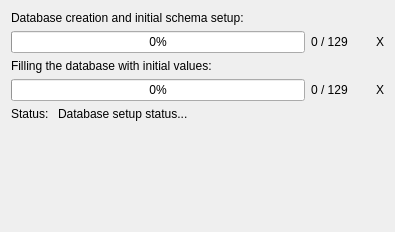
<?xml version="1.0" encoding="UTF-8"?>
<ui version="4.0">
 <class>createDbForm</class>
 <widget class="QWidget" name="createDbForm">
  <property name="geometry">
   <rect>
    <x>0</x>
    <y>0</y>
    <width>395</width>
    <height>232</height>
   </rect>
  </property>
  <layout class="QGridLayout" name="gridLayout">
   <item row="0" column="0">
    <widget class="QLabel" name="label">
     <property name="text">
      <string>Database creation and initial schema setup:</string>
     </property>
     <property name="wordWrap">
      <bool>true</bool>
     </property>
    </widget>
   </item>
   <item row="1" column="0">
    <layout class="QHBoxLayout" name="horizontalLayout_2">
     <item>
      <widget class="QProgressBar" name="mCreateProgress">
       <property name="value">
        <number>0</number>
       </property>
      </widget>
     </item>
     <item>
      <widget class="QLabel" name="mCreateCounter">
       <property name="text">
        <string>0 / 129</string>
       </property>
      </widget>
     </item>
     <item>
      <widget class="QLabel" name="mCreateIcon">
       <property name="minimumSize">
        <size>
         <width>30</width>
         <height>0</height>
        </size>
       </property>
       <property name="text">
        <string>X</string>
       </property>
       <property name="alignment">
        <set>Qt::AlignRight|Qt::AlignTrailing|Qt::AlignVCenter</set>
       </property>
      </widget>
     </item>
    </layout>
   </item>
   <item row="2" column="0">
    <widget class="QLabel" name="label_3">
     <property name="text">
      <string>Filling the database with initial values:</string>
     </property>
     <property name="wordWrap">
      <bool>true</bool>
     </property>
    </widget>
   </item>
   <item row="3" column="0">
    <layout class="QHBoxLayout" name="horizontalLayout_3">
     <item>
      <widget class="QProgressBar" name="mFillProgress">
       <property name="value">
        <number>0</number>
       </property>
      </widget>
     </item>
     <item>
      <widget class="QLabel" name="mFillCounter">
       <property name="text">
        <string>0 / 129</string>
       </property>
      </widget>
     </item>
     <item>
      <widget class="QLabel" name="mFillIcon">
       <property name="minimumSize">
        <size>
         <width>30</width>
         <height>0</height>
        </size>
       </property>
       <property name="text">
        <string>X</string>
       </property>
       <property name="alignment">
        <set>Qt::AlignRight|Qt::AlignTrailing|Qt::AlignVCenter</set>
       </property>
      </widget>
     </item>
    </layout>
   </item>
   <item row="4" column="0">
    <layout class="QHBoxLayout" name="horizontalLayout">
     <item>
      <widget class="QLabel" name="label_2">
       <property name="sizePolicy">
        <sizepolicy hsizetype="Maximum" vsizetype="Preferred">
         <horstretch>0</horstretch>
         <verstretch>0</verstretch>
        </sizepolicy>
       </property>
       <property name="text">
        <string>Status: </string>
       </property>
      </widget>
     </item>
     <item>
      <widget class="QLabel" name="mCreateStatus">
       <property name="frameShape">
        <enum>QFrame::NoFrame</enum>
       </property>
       <property name="text">
        <string>Database setup status...</string>
       </property>
       <property name="wordWrap">
        <bool>true</bool>
       </property>
      </widget>
     </item>
    </layout>
   </item>
   <item row="5" column="0">
    <spacer name="verticalSpacer">
     <property name="orientation">
      <enum>Qt::Vertical</enum>
     </property>
     <property name="sizeHint" stdset="0">
      <size>
       <width>20</width>
       <height>149</height>
      </size>
     </property>
    </spacer>
   </item>
  </layout>
 </widget>
 <resources/>
 <connections/>
</ui>
